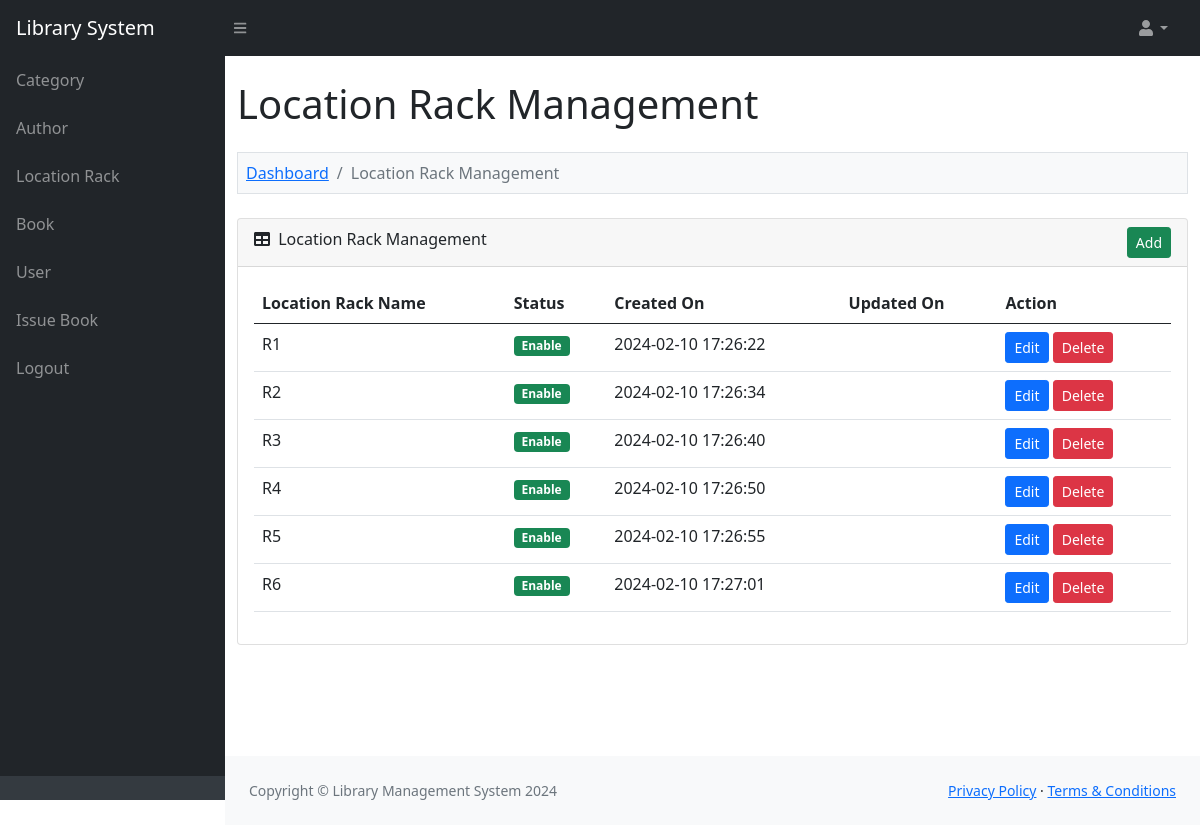
The page /admin/location_rack.php (signed in) on the database its author committed.
### tables this page shows
CREATE TABLE `lms_location_rack` (
  `location_rack_id` int(11) NOT NULL,
  `location_rack_name` varchar(200) NOT NULL,
  `location_rack_status` enum('Enable','Disable') NOT NULL,
  `location_rack_created_on` varchar(30) NOT NULL,
  `location_rack_updated_on` varchar(30) NOT NULL
);

### function.php (called while the page is built, shortened)
<?php
function convert_data($string, $action = 'encrypt')
{
	$encrypt_method = "AES-256-CBC";
	$secret_key = 'AA74CDCC2BBRT935136HH7B63C27';
	$secret_iv = '5fgf5HJ5g27';
	$key = hash('sha256', $secret_key);
	$iv = substr(hash('sha256', $secret_iv), 0, 16);
	if ($action == 'encrypt')
	{
		$output = openssl_encrypt($string, $encrypt_method, $key, 0, $iv);
	    $output = base64_encode($output);
	}
	else if ($action == 'decrypt')
	{
		$output = openssl_decrypt(base64_decode($string), $encrypt_method, $key, 0, $iv);
	}
	return $output;
}
?>

### admin/location_rack.php (the view, shortened to what this page needs)
<?php
include '../database_connection.php';
include '../function.php';
$error = '';
$query = "
	SELECT * FROM lms_location_rack
    ORDER BY location_rack_name ASC
";
$statement = $connect->prepare($query);
$statement->execute();
include '../header.php';
?>
<div class="container-fluid py-4" style="min-height: 700px;">
	<h1>Location Rack Management</h1>
	<?php
	if(isset($_GET["action"]))
	{
		if($_GET["action"] == 'add')
		{
		?>
	<ol class="breadcrumb mt-4 mb-4 bg-light p-2 border">
		<li class="breadcrumb-item"><a href="index.php">Dashboard</a></li>
		<li class="breadcrumb-item"><a href="category.php">Location Rack Management</a></li>
		<li class="breadcrumb-item active">Add Location Rack</li>
	</ol>
	<div class="row">
		<div class="col-md-6">
			<?php
			if($error != '')
			{
				echo '
				<div class="alert alert-danger alert-dismissible fade show" role="alert"><ul class="list-unstyled">'.$error.'</ul> <button type="button" class="btn-close" data-bs-dismiss="alert" aria-label="Close"></button></div>
				';
			}
			?>
			<div class="card mb-4">
				<div class="card-header">
					<i class="fas fa-user-plus"></i> Add New Location Rack
                </div>
                <div class="card-body">
                	<form method="post">
                		<div class="mb-3">
                			<label class="form-label">Location Rack Name</label>
                			<input type="text" name="location_rack_name" id="location_rack_name" class="form-control" />
                		</div>
                		<div class="mt-4 mb-0">
                			<input type="submit" name="add_location_rack" class="btn btn-success" value="Add" />
                		</div>
                	</form>
                </div>
            </div>
		</div>
	</div>
		<?php
		}
		else if($_GET["action"] == 'edit')
		{
			$location_rack_id = convert_data($_GET["code"], 'decrypt');
			if($location_rack_id > 0)
			{
				$query = "
				SELECT * FROM lms_location_rack
                WHERE location_rack_id = '$location_rack_id'
				";
				$location_rack_result = $connect->query($query);
				foreach($location_rack_result as $location_rack_row)
				{
	?>
	<ol class="breadcrumb mt-4 mb-4 bg-light p-2 border">
		<li class="breadcrumb-item"><a href="index.php">Dashboard</a></li>
        <li class="breadcrumb-item"><a href="location_rack.php">Location Rack Management</a></li>
        <li class="breadcrumb-item active">Edit Location Rack</li>
    </ol>
    <div class="row">
    	<div class="col-md-6">
    		<div class="card mb-4">
    			<div class="card-header">
    				<i class="fas fa-user-edit"></i> Edit Location Rack Details
                </div>
                <div class="card-body">
                	<form method="post">
                		<div class="mb-3">
                			<label class="form-label">Location Rack Name</label>
                			<input type="text" name="location_rack_name" id="location_rack_name" class="form-control" value="<?php echo $location_rack_row["location_rack_name"]; ?>" />
                		</div>
                		<div class="mt-4 mb-0">
                			<input type="hidden" name="location_rack_id" value="<?php echo $_GET['code']; ?>" />
                			<input type="submit" name="edit_location_rack" class="btn btn-primary" value="Edit" />
                		</div>
                	</form>
                </div>
            </div>
    	</div>
    </div>
	<?php
				}
			}
		}
	}
	else
	{
	?>
	<ol class="breadcrumb mt-4 mb-4 bg-light p-2 border">
		<li class="breadcrumb-item"><a href="index.php">Dashboard</a></li>
		<li class="breadcrumb-item active">Location Rack Management</li>
	</ol>
	<div class="card mb-4">
		<div class="card-header">
			<div class="row">
				<div class="col col-md-6">
					<i class="fas fa-table me-1"></i> Location Rack Management
				</div>
				<div class="col col-md-6" align="right">
					<a href="location_rack.php?action=add" class="btn btn-success btn-sm">Add</a>
				</div>
			</div>
		</div>
		<div class="card-body">
			<table id="datatablesSimple" class="table">
				<thead>
					<tr>
						<th>Location Rack Name</th>
                        <th>Status</th>
                        <th>Created On</th>
                        <th>Updated On</th>
                        <th>Action</th>
					</tr>
				</thead>
				<tbody>
				<?php
				if($statement->rowCount() > 0)
				{
					foreach($statement->fetchAll() as $row)
					{
						$location_rack_status = '';
						if($row['location_rack_status'] == 'Enable')
						{
							$location_rack_status = '<div class="badge bg-success">Enable</div>';
						}
						else
						{
							$location_rack_status = '<div class="badge bg-danger">Disable</div>';
						}
						echo '
						<tr>
							<td>'.$row["location_rack_name"].'</td>
							<td>'.$location_rack_status.'</td>
							<td>'.$row["location_rack_created_on"].'</td>
							<td>'.$row["location_rack_updated_on"].'</td>
							<td>
								<a href="location_rack.php?action=edit&code='.convert_data($row["location_rack_id"]).'" class="btn btn-sm btn-primary">Edit</a>
								<button type="button" name="delete_button" class="btn btn-danger btn-sm" onclick="delete_cat(`'.$row["location_rack_id"].'`)">Delete</button>
							</td>
						</tr>
						';
					}
				}
				else
				{
					echo '
					<tr>
						<td colspan="5" class="text-center">No Data Found</td>
					</tr>
					';
				}
				?>
				</tbody>
			</table>
		</div>
	</div>
	<?php
	}
	?>
</div>
<?php
include '../footer.php';
?>

### rows shown on the page
lms_location_rack: location_rack_name "R1", location_rack_status "Enable", location_rack_created_on "2024-02-10 17:26:22"
lms_location_rack: location_rack_name "R2", location_rack_status "Enable", location_rack_created_on "2024-02-10 17:26:34"
lms_location_rack: location_rack_name "R3", location_rack_status "Enable", location_rack_created_on "2024-02-10 17:26:40"
lms_location_rack: location_rack_name "R4", location_rack_status "Enable", location_rack_created_on "2024-02-10 17:26:50"
lms_location_rack: location_rack_name "R5", location_rack_status "Enable", location_rack_created_on "2024-02-10 17:26:55"
lms_location_rack: location_rack_name "R6", location_rack_status "Enable", location_rack_created_on "2024-02-10 17:27:01"
